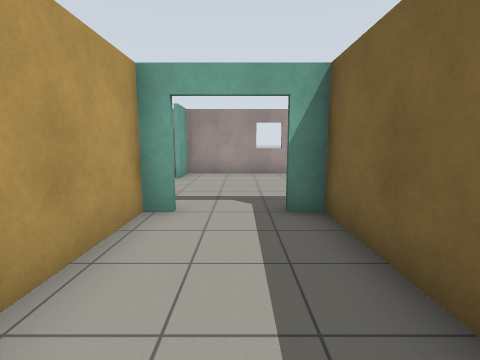
View 1 (above)

16 first-person views from a walk through a Gazebo world. The camera is 1.2 m above the floor, tilts 8° down and sees 85° across. The floor is counted in squares, 1 m on a side. Each view is taken from the middle of a square. On the plan, view 1 faces up. The plan holds only what a view shows up to about 12 squares ahead; the rest is blank. Simple patterns stand in for the simulator's built-in surfaces.

View 2
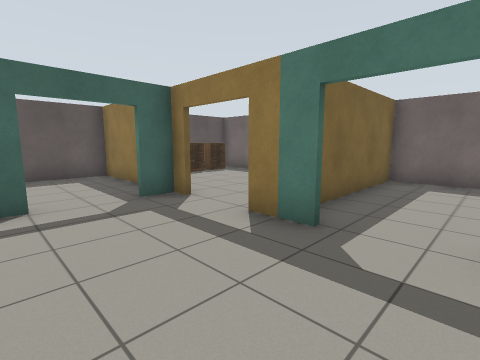

View 3
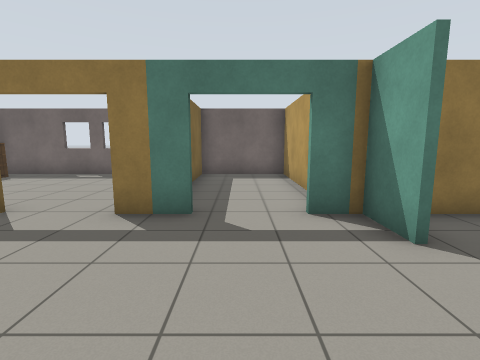

View 4
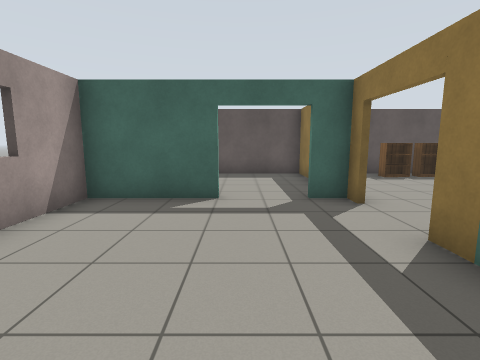

View 5
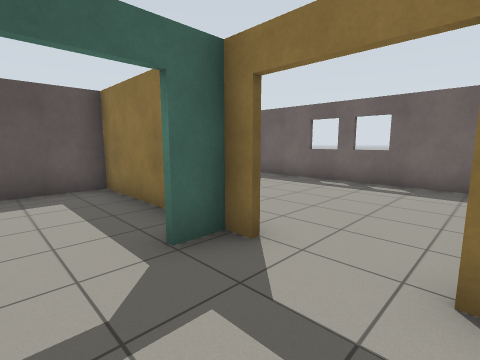

View 6
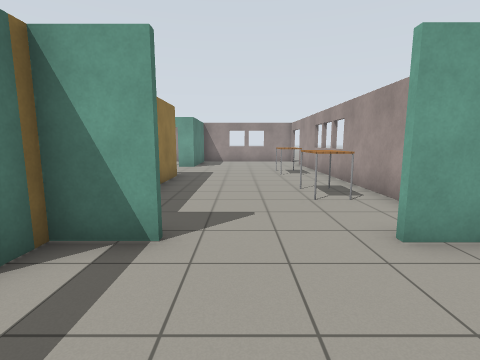

View 7
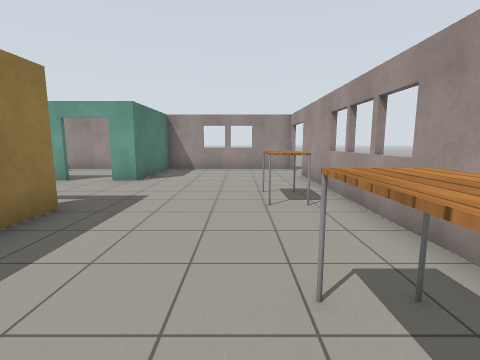

View 8
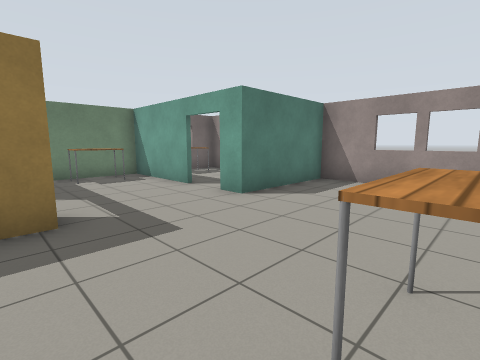

View 9
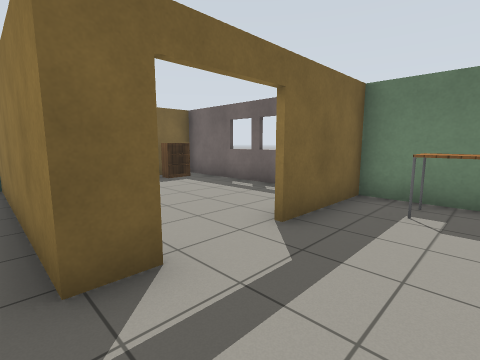

View 10
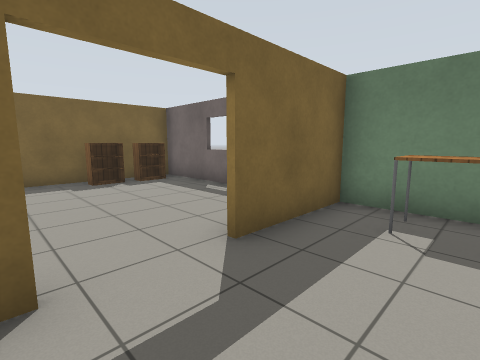

View 11
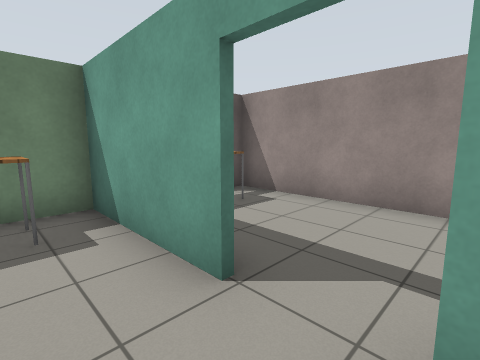

View 12
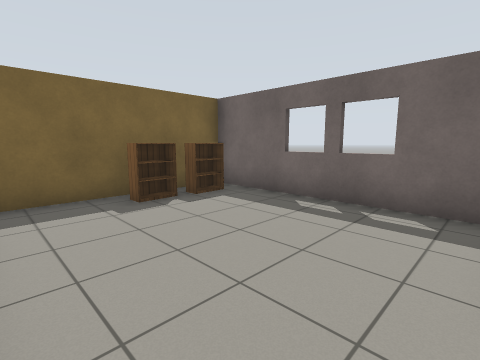

View 13
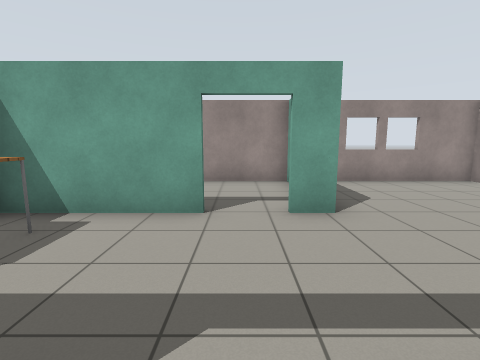

View 14
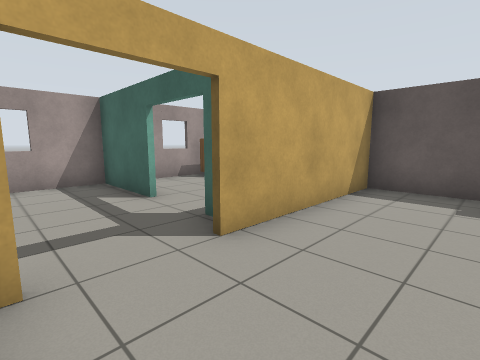

View 15
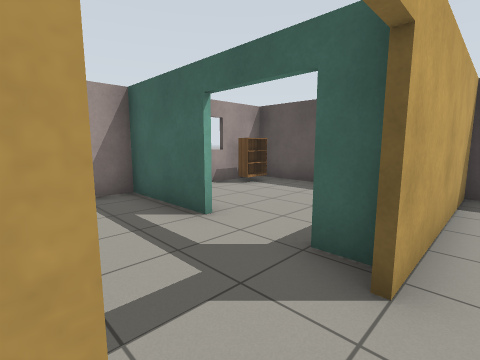

View 16
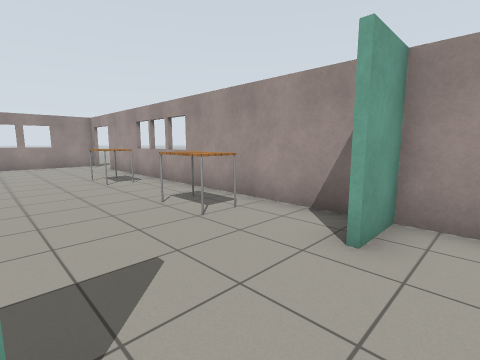

### Floor plan
Ten units are one square. View 1 is at (0, 0); x grows to the right and y downward. Boxes are objects, and circles mark ways between rooms. Rooms are numbered by the first view taken in them; rooms with no view inside come last. Other rooms are left out.
<svg viewBox="-169 -108 267 125">
<path fill="none" stroke="#000" d="M-11 -45 -17 -45 -17 12M-20 12 15 12 15 -45M7 -46 22 -46M-21 -61 -21 -46 -11 -46M46 -74 46 -103 -21 -103 -21 -89M41 -46 46 -46M-87 -37 -87 -46 -23 -46M-124 -24 -124 12 -87 12 -87 -19M-164 -46 -124 -46 -124 -38M-25 -103 -140 -103M-163 -103 -163 -51M-79 12 -20 12M-19 12 -19 -39M24 12 92 12M93 -6 93 -45 41 -45M74 -103 62 -103M62 -46 93 -46 93 -103M-163 -51 -163 12"/>
<rect x="-115" y="-5" width="20" height="10" fill="#bbb"><title>table</title></rect>
<rect x="-105" y="-95" width="20" height="10" fill="#bbb"><title>table</title></rect>
<rect x="-65" y="-95" width="20" height="10" fill="#bbb"><title>table</title></rect>
<rect x="-35" y="-5" width="10" height="10" fill="#bbb"><title>bookshelf</title></rect>
<rect x="-35" y="-15" width="10" height="10" fill="#bbb"><title>bookshelf</title></rect>
<rect x="75" y="-25" width="10" height="10" fill="#bbb"><title>bookshelf</title></rect>
<rect x="-155" y="-5" width="20" height="10" fill="#bbb"><title>other object</title></rect>
<circle cx="-3" cy="-47" r="3" fill="#2a7"/>
<circle cx="-20" cy="-75" r="3" fill="#2a7"/>
<circle cx="33" cy="-47" r="3" fill="#2a7"/>
<circle cx="50" cy="-65" r="3" fill="#2a7"/>
<circle cx="-90" cy="-25" r="3" fill="#2a7"/>
<circle cx="-125" cy="-30" r="3" fill="#2a7"/>
<text x="-10" y="-20">1</text>
<text x="10" y="-80">2</text>
<text x="-90" y="-60">3</text>
<text x="-60" y="-20">4</text>
<text x="50" y="-20">5</text>
<text x="70" y="-80">6</text>
<text x="-150" y="-20">7</text>
</svg>
Room 1 opens to room 2. Room 2 opens to room 3. Room 2 opens to room 5. Room 2 opens to room 6. Room 3 opens to room 4. Room 3 opens to room 7.

Where each view was taken, in squares from view 1:
view 1: 0 up, 0 right, facing up
view 2: 8 up, 1 left, facing down-right
view 3: 9 up, 0 right, facing down
view 4: 7 up, 1 left, facing right
view 5: 7 up, 2 right, facing down-right
view 6: 7 up, 1 right, facing left
view 7: 8 up, 4 left, facing left
view 8: 9 up, 8 left, facing down-left
view 9: 5 up, 11 left, facing down-right
view 10: 4 up, 11 left, facing down-right
view 11: 4 up, 11 left, facing down-left
view 12: 4 up, 8 left, facing down-right
view 13: 3 up, 8 left, facing left
view 14: 2 up, 2 right, facing up-right
view 15: 4 up, 2 right, facing up-right
view 16: 6 up, 1 left, facing up-left
